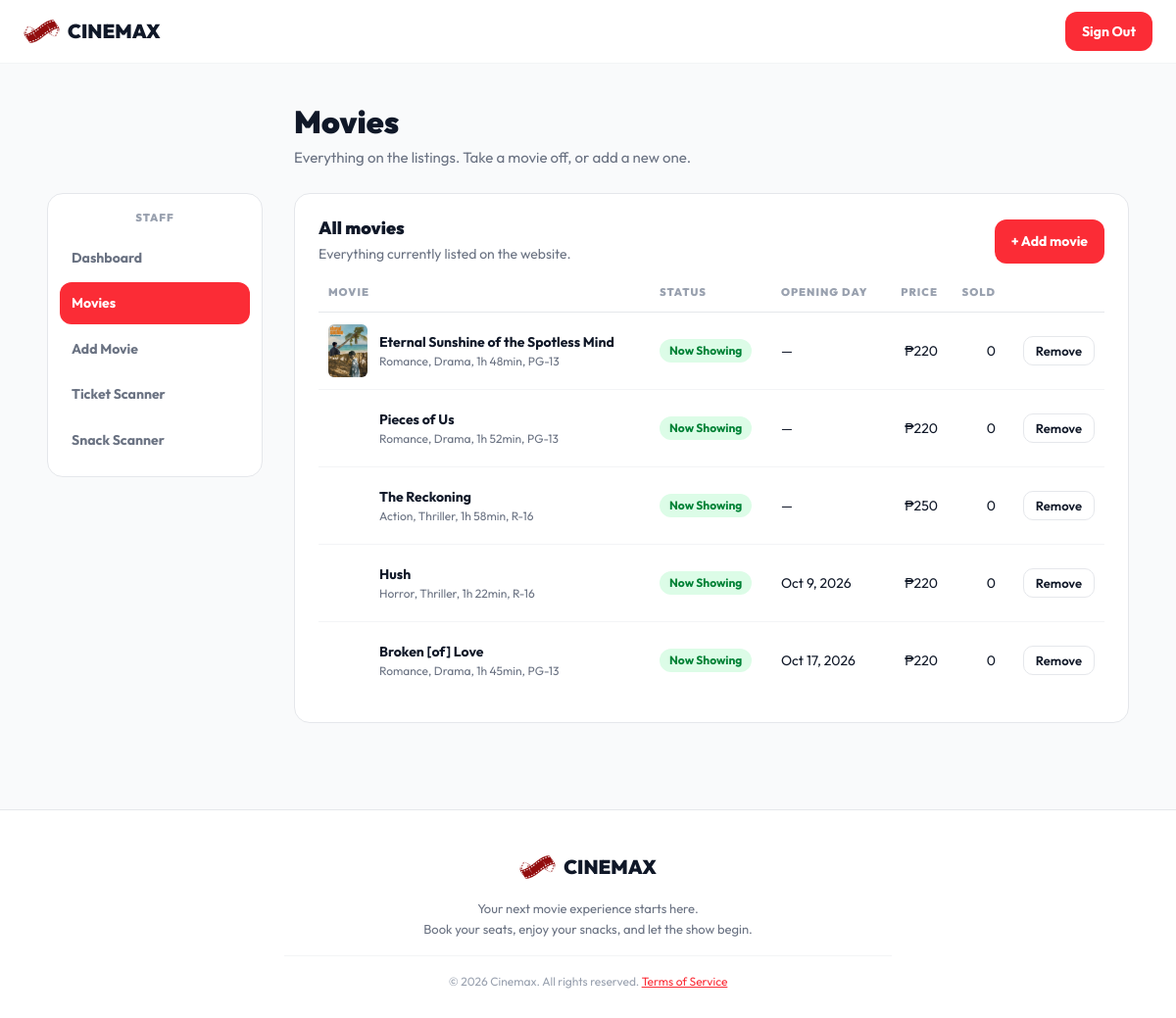
/admin/movies.php (signed in), run on the app's committed database.
### tables this page shows
CREATE TABLE movies (
  id               INT UNSIGNED NOT NULL AUTO_INCREMENT,
  slug             VARCHAR(120) NOT NULL,
  title            VARCHAR(150) NOT NULL,
  genre            VARCHAR(100) NOT NULL,
  duration_minutes SMALLINT UNSIGNED NOT NULL,
  rating           ENUM('G', 'PG', 'PG-13', 'R-13', 'R-16', 'R-18') NOT NULL,
  price            INT UNSIGNED NOT NULL,         
  status           ENUM('now_showing', 'upcoming') NOT NULL,
  opens_on         DATE NULL,
  ends_on          DATE NULL,
  poster_path      VARCHAR(255) NULL,             
  is_active        TINYINT(1) NOT NULL DEFAULT 1,  
  created_at       DATETIME NOT NULL DEFAULT CURRENT_TIMESTAMP,
  PRIMARY KEY (id),
  UNIQUE KEY uq_movies_slug (slug),
  KEY idx_movies_listing (is_active, status)
);

### config/config.php (called while the page is built)
<?php
return [
    'app_url' => 'http://localhost/cinemax',
    'debug' => false,
    'db' => [
        'host' => '127.0.0.1',
        'port' => 3306,
        'name' => 'cinemax',
        'user' => 'cinemax_app',
        'pass' => '3ab3c4b2fb81091acf7fb937615b68cf7e2151ee2bd50f46',
    ],
    'paymongo' => [
        'secret_key' => 'sk_live_d9NZn7B17miVGpjwnrJfjVRL',
        'public_key' => 'pk_live_zgXobEUNCpFgSgaDB1DBNbup',
        'webhook_secret' => '',
        'payment_methods' => ['qrph', 'gcash', 'card'],
    ],
    'booking_hold_minutes' => 10,
];

### includes/helpers.php (called while the page is built, shortened)
<?php
function config(string $key, $default = null)
{
    static $settings = null;
    if ($settings === null) {
        $settings = require APP_ROOT . '/config/config.php';
    }
    $value = $settings;
    foreach (explode('.', $key) as $part) {
        $value = $value[$part];
    }
    return $value;
}
function app_path(): string
{
    $path = (string) parse_url((string) config('app_url'), PHP_URL_PATH);
    return rtrim($path, '/');
}
function url(string $path = ''): string
{
    return app_path() . '/' . ltrim($path, '/');
}
function asset(string $path): string
{
    $file = APP_ROOT . '/' . ltrim($path, '/');
    $version = is_file($file) ? (string) filemtime($file) : '1';
    return url($path) . '?v=' . $version;
}
function e($value): string
{
    return htmlspecialchars((string) $value, ENT_QUOTES | ENT_SUBSTITUTE | ENT_HTML5, 'UTF-8');
}
function peso(int $amount): string
{
    return "\u{20B1}" . number_format($amount);
}
function duration_tag(int $minutes): string
{
    $hours = intdiv($minutes, 60);
    $rest = $minutes % 60;
    $parts = [];
    if ($hours > 0) {
        $parts[] = $hours . 'h';
    }
    if ($rest > 0 || $hours === 0) {
        $parts[] = $rest . 'min';
    }
    return implode(' ', $parts);
}
function format_date_short(string $date): string
{
    return (new DateTimeImmutable($date))->format('M j, Y');
}
function today(): string
{
    return date('Y-m-d');
}

### includes/db.php (called while the page is built, shortened)
<?php
function db(): PDO
{
    static $pdo = null;
    if ($pdo instanceof PDO) {
        return $pdo;
    }
    $dsn = sprintf(
        'mysql:host=%s;port=%d;dbname=%s;charset=utf8mb4',
        (string) config('db.host', '127.0.0.1'),
        (int) config('db.port', 3306),
        (string) config('db.name', 'cinemax')
    );
    $pdo = new PDO($dsn, (string) config('db.user'), (string) config('db.pass'), [
        PDO::ATTR_ERRMODE            => PDO::ERRMODE_EXCEPTION,
        PDO::ATTR_DEFAULT_FETCH_MODE => PDO::FETCH_ASSOC,
        PDO::ATTR_EMULATE_PREPARES   => false,
        PDO::ATTR_STRINGIFY_FETCHES  => false,
        PDO::MYSQL_ATTR_MULTI_STATEMENTS => false,
    ]);
    $pdo->exec("SET time_zone = '+08:00'");
    $pdo->exec("SET SESSION sql_mode = 'STRICT_ALL_TABLES,NO_ZERO_IN_DATE,NO_ZERO_DATE,ERROR_FOR_DIVISION_BY_ZERO,NO_ENGINE_SUBSTITUTION'");
    return $pdo;
}
function db_query(string $sql, array $params = []): PDOStatement
{
    $statement = db()->prepare($sql);
    foreach ($params as $name => $value) {
        $key = is_int($name) ? $name + 1 : $name;
        if (is_int($value)) {
            $statement->bindValue($key, $value, PDO::PARAM_INT);
        } elseif (is_bool($value)) {
            $statement->bindValue($key, $value ? 1 : 0, PDO::PARAM_INT);
        } elseif ($value === null) {
            $statement->bindValue($key, null, PDO::PARAM_NULL);
        } else {
            $statement->bindValue($key, (string) $value, PDO::PARAM_STR);
        }
    }
    $statement->execute();
    return $statement;
}
function db_all(string $sql, array $params = []): array
{
    return db_query($sql, $params)->fetchAll();
}
function db_value(string $sql, array $params = [])
{
    $value = db_query($sql, $params)->fetchColumn();
    return $value === false ? null : $value;
}

### includes/movies.php (called while the page is built, shortened)
<?php
function movie_booking_window(array $movie): ?array
{
    $today = today();
    $opens = $movie['opens_on'] ?? null;
    $to = $movie['ends_on'] ?? null;
    if ($to === null) {
        $to = (new DateTimeImmutable($today))->modify('+' . OPEN_ENDED_BOOKING_DAYS . ' days')->format('Y-m-d');
    }
    return ['from' => $today, 'to' => $to];
}
function movie_listing_state(array $movie): string
{
    if (movie_booking_window($movie) !== null) {
        return 'showing';
    }
    return 'ended';
}
function active_movies(): array
{
    return db_all('SELECT * FROM movies WHERE is_active = 1 ORDER BY id');
}
function poster_url(array $movie): string
{
    $path = (string) ($movie['poster_path'] ?? '');
    if ($path !== '' && preg_match('~^assets/img/posters/[A-Za-z0-9._-]+$~', $path) && is_file(APP_ROOT . '/' . $path)) {
        return asset($path);
    }
    return asset('assets/img/poster-placeholder.svg');
}
function movie_details_line(array $movie): string
{
    return $movie['genre'] . ', ' . duration_tag((int) $movie['duration_minutes']) . ', ' . $movie['rating'];
}
function movie_tickets_sold(int $movieId): int
{
    return (int) db_value(
        "SELECT COALESCE(SUM(ticket_count), 0) FROM bookings WHERE movie_id = ? AND status = 'paid'",
        [$movieId]
    );
}

### admin/movies.php (the view, shortened to what this page needs)
<?php
$movies = active_movies();
$labels = [
    'showing' => ['class' => 'pill-green', 'text' => 'Now Showing'],
    'soon'    => ['class' => 'pill-indigo', 'text' => 'Upcoming'],
    'ended'   => ['class' => 'pill-grey', 'text' => 'Ended'],
];
?>
  <div class="admin-layout">
    <div class="admin-head">
      <h1>Movies</h1>
      <p class="admin-intro">Everything on the listings. Take a movie off, or add a new one.</p>
    </div>
    <main class="admin-page">
      <section class="panel">
        <div class="panel-head">
          <div>
            <h2>All movies</h2>
            <p class="panel-note">Everything currently listed on the website.</p>
          </div>
          <a class="button button-red" href="<?= e(url('admin/add-movie.php')) ?>">+ Add movie</a>
        </div>
<?php if (count($movies) === 0): ?>
        <p class="empty-state">
          <strong>No movies on the listings</strong>
          Add a movie and it shows up here and on the website.
        </p>
<?php else: ?>
        <table class="movie-table">
          <thead>
            <tr>
              <th>Movie</th>
              <th class="hide-small">Status</th>
              <th class="hide-small">Opening day</th>
              <th class="right hide-small">Price</th>
              <th class="right">Sold</th>
              <th></th>
            </tr>
          </thead>
          <tbody>
<?php foreach ($movies as $movie): ?>
<?php $label = $labels[movie_listing_state($movie)] ?? $labels['ended']; ?>
            <tr class="movie-row">
              <td>
                <span class="cell-with-poster">
                  <img class="table-poster" src="<?= e(poster_url($movie)) ?>"
                       alt="<?= e($movie['title'] . ' poster') ?>"
                       width="40" height="54" loading="lazy" decoding="async">
                  <span>
                    <span class="movie-name"><?= e($movie['title']) ?></span>
                    <span class="movie-sub"><?= e(movie_details_line($movie)) ?></span>
                  </span>
                </span>
              </td>
              <td class="hide-small"><span class="pill <?= e($label['class']) ?>"><?= e($label['text']) ?></span></td>
              <td class="hide-small opening-day-cell"><?= e($movie['opens_on'] !== null ? format_date_short((string) $movie['opens_on']) : '—') ?></td>
              <td class="right hide-small"><?= e(peso((int) $movie['price'])) ?></td>
              <td class="right sold-cell"><?= e(number_format(movie_tickets_sold((int) $movie['id']))) ?></td>
              <td class="right">
                <span class="row-actions">
                  <form method="post" action="<?= e(url('admin/movies.php')) ?>" class="inline-form remove-form"
                        data-title="<?= e($movie['title']) ?>">
                    <button class="button button-outline button-small" type="submit">Remove</button>
                  </form>
                </span>
              </td>
            </tr>
<?php endforeach; ?>
          </tbody>
        </table>
<?php endif; ?>
      </section>
    </main>
  </div>

### assets/css/cinemax.css (style rules this page uses)
:root { --white: #ffffff; --page: #f9fafb; --line-soft: #f3f4f6; --line: #e5e7eb; --muted: #99a1af; --text-soft: #6a7282; --text: #101828; --red: #fb2c36; --red-dark: #c10007; --red-light: #ffe2e2; --green: #008236; --green-light: #dcfce7; --amber: #a65f00; --amber-light: #fef9c2; --indigo: #4f39f6; --indigo-light: #e0e7ff; }
* { box-sizing: border-box; }
body { margin: 0; background-color: var(--page); color: var(--text); font-family: 'Outfit', Arial, sans-serif; font-size: 16px; line-height: 1.6; }
h1, h2, h3 { margin: 0; font-weight: 900; line-height: 1.2; }
p { margin: 0; }
a { color: var(--red); }
img { display: block; max-width: 100%; }
.button { display: inline-block; padding: 10px 16px; border: 1px solid transparent; border-radius: 12px; font-family: inherit; font-size: 14px; font-weight: 700; text-align: center; text-decoration: none; cursor: pointer; }
.button-red { background-color: var(--red); color: var(--white); }
.button-outline { background-color: var(--white); color: var(--text); border-color: var(--line); font-weight: 600; }
.button-small { padding: 6px 12px; border-radius: 10px; font-size: 13px; }
.pill { display: inline-block; padding: 2px 10px; border-radius: 999px; font-size: 12px; font-weight: 700; white-space: nowrap; }
.pill-green { background-color: var(--green-light); color: var(--green); }
.inline-form { display: contents; }
.admin-page { max-width: 900px; width: 92%; margin: 0 auto; padding: 40px 0 64px 0; }
.admin-intro { color: var(--text-soft); font-size: 15px; margin-bottom: 20px; }
.admin-layout { display: grid; grid-template-columns: 220px minmax(0, 1fr); grid-template-areas: ". head" "side main"; gap: 24px 32px; align-items: start; max-width: 1180px; width: 92%; margin: 0 auto; padding: 40px 0 64px 0; }
.admin-head { grid-area: head; }
.admin-head h1 { font-size: 32px; margin-bottom: 6px; }
.admin-head > :last-child { margin-bottom: 0; }
.admin-layout .admin-page { grid-area: main; max-width: none; width: auto; margin: 0; padding: 0; }
.panel-head { display: flex; align-items: center; justify-content: space-between; gap: 16px; margin-bottom: 20px; }
.panel-head .panel-note { margin-bottom: 0; }
.panel-head .button { flex-shrink: 0; white-space: nowrap; }
.panel { padding: 24px; background-color: var(--white); border: 1px solid var(--line); border-radius: 16px; margin-bottom: 24px; }
.panel h2 { font-size: 18px; margin-bottom: 4px; }
.panel-note { color: var(--text-soft); font-size: 14px; margin-bottom: 20px; }
.movie-table { width: 100%; border-collapse: collapse; }
.movie-table th { padding: 0 10px 10px 10px; border-bottom: 1px solid var(--line); color: var(--muted); font-size: 11px; font-weight: 900; letter-spacing: 1px; text-transform: uppercase; text-align: left; }
.movie-table td { padding: 12px 10px; border-bottom: 1px solid var(--line-soft); font-size: 14px; vertical-align: middle; }
.movie-table tr:last-child td { border-bottom: none; }
.right { text-align: right; }
.movie-table th.right { text-align: right; }
.table-poster { width: 40px; height: 54px; object-fit: cover; border-radius: 6px; }
.cell-with-poster { display: flex; align-items: center; gap: 12px; }
.movie-name { display: block; font-weight: 700; }
.movie-sub { display: block; color: var(--text-soft); font-size: 12px; line-height: 1.4; }

### assets/css/admin.css (style rules this page uses)
.row-actions { display: inline-flex; align-items: center; gap: 8px; }
.opening-day-cell { white-space: nowrap; }
.movie-table tr:last-child td { border-bottom: none; }

### data on the page
movies: poster_path (picture), title "Eternal Sunshine of the Spotless Mind", movie_details_line($movie) "Romance, Drama, 1h 48min, PG-13", text "Now Showing", opens_on "—", price "₱220", id "0"
movies: poster_path (picture), title "Pieces of Us", movie_details_line($movie) "Romance, Drama, 1h 52min, PG-13", text "Now Showing", opens_on "—", price "₱220", id "0"
movies: poster_path (picture), title "The Reckoning", movie_details_line($movie) "Action, Thriller, 1h 58min, R-16", text "Now Showing", opens_on "—", price "₱250", id "0"
movies: poster_path+title (picture), title "Hush", movie_details_line($movie) "Horror, Thriller, 1h 22min, R-16", text "Now Showing", opens_on "Oct 9, 2026", price "₱220", id "0"
movies: poster_path (picture), title "Broken [of] Love", movie_details_line($movie) "Romance, Drama, 1h 45min, PG-13", text "Now Showing", opens_on "Oct 17, 2026", price "₱220", id "0"

### other printed values
$label "Dashboard"
$label "Movies"
$label "Add Movie"
$label "Ticket Scanner"
$label "Snack Scanner"
